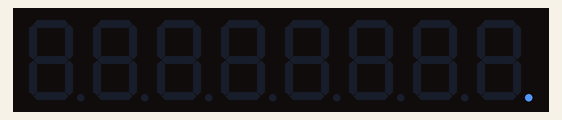
Bench run of a sketch on a simulated Arduino Uno, built with avr-gcc and run on an emulated ATmega328P. Shown: 8-digit seven-segment display.

Above: at 0.71 s.
At 3.19 s:
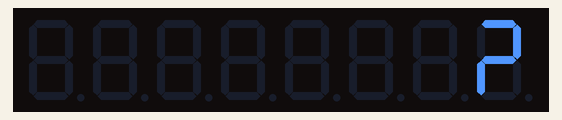

The sketch:

BACK.ino
```cpp
#include <max7219.h>

// CLK -> D10
// CS -> D11
// DIN -> D12

MAX7219 max7219;
int j = 0;
char text[6] = {'~', '!', '@', ';', '.', '?'};
char btext[6] = {'?', '.', ';', '@', '!', '~'};
String dash = "-";


void start() {
  int i = 4;
  while (i > 0){
    i--;
    max7219.DisplayChar(0, text[0], 0);
    delay(50);
    max7219.DisplayChar(0, ' ', 0);
    max7219.DisplayChar(1, text[0], 0);
    delay(50);
    max7219.DisplayChar(1, ' ', 0);
    max7219.DisplayChar(2, text[0], 0);
    delay(50);
    max7219.DisplayChar(2, ' ', 0);
    max7219.DisplayChar(3, text[0], 0);
    delay(50);
    max7219.DisplayChar(3, ' ', 0);
    max7219.DisplayChar(4, text[0], 0);
    delay(50);
    max7219.DisplayChar(4, ' ', 0);
    max7219.DisplayChar(5, text[0], 0);
    delay(50);
    max7219.DisplayChar(5, ' ', 0);
    max7219.DisplayChar(5, text[1], 0);
    delay(50);
    max7219.DisplayChar(5, ' ', 0);
    max7219.DisplayChar(5, text[2], 0);
    delay(50);
    max7219.DisplayChar(5, ' ', 0);
    max7219.DisplayChar(5, text[3], 0);
    delay(50);
    max7219.DisplayChar(5, ' ', 0);
    max7219.DisplayChar(4, text[3], 0);
    delay(50);
    max7219.DisplayChar(4, ' ', 0);
    max7219.DisplayChar(3, text[3], 0);
    delay(50);
    max7219.DisplayChar(3, ' ', 0);
    max7219.DisplayChar(2, text[3], 0);
    delay(50);
    max7219.DisplayChar(2, ' ', 0);
    max7219.DisplayChar(1, text[3], 0);
    delay(50);
    max7219.DisplayChar(1, ' ', 0);
    max7219.DisplayChar(0, text[3], 0);
    delay(50);
    max7219.DisplayChar(0, ' ', 0);
    max7219.DisplayChar(0, text[4], 0);
    delay(50);
    max7219.DisplayChar(0, ' ', 0);
    max7219.DisplayChar(0, text[5], 0);
    delay(50);
    max7219.DisplayChar(0, ' ', 0);
  }
}

void setup() {
  Serial.begin(9600);
  max7219.Begin();
  max7219.Clear();
  start();
  delay(1000);
}

void loop(){


}
```
